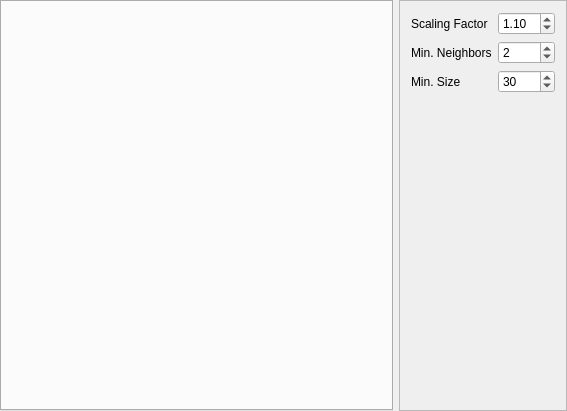
<?xml version="1.0" encoding="UTF-8"?>
<ui version="4.0">
 <class>MainWindow</class>
 <widget class="QMainWindow" name="MainWindow">
  <property name="geometry">
   <rect>
    <x>0</x>
    <y>0</y>
    <width>567</width>
    <height>411</height>
   </rect>
  </property>
  <property name="acceptDrops">
   <bool>true</bool>
  </property>
  <property name="windowTitle">
   <string>MainWindow</string>
  </property>
  <widget class="QWidget" name="centralWidget">
   <layout class="QGridLayout" name="gridLayout">
    <property name="leftMargin">
     <number>0</number>
    </property>
    <property name="topMargin">
     <number>0</number>
    </property>
    <property name="rightMargin">
     <number>0</number>
    </property>
    <property name="bottomMargin">
     <number>0</number>
    </property>
    <property name="horizontalSpacing">
     <number>6</number>
    </property>
    <property name="verticalSpacing">
     <number>0</number>
    </property>
    <item row="0" column="0">
     <widget class="QTabWidget" name="tabWidget">
      <property name="currentIndex">
       <number>-1</number>
      </property>
      <property name="elideMode">
       <enum>Qt::ElideLeft</enum>
      </property>
      <property name="tabsClosable">
       <bool>true</bool>
      </property>
      <property name="movable">
       <bool>true</bool>
      </property>
     </widget>
    </item>
    <item row="0" column="1">
     <widget class="QFrame" name="frame">
      <property name="frameShape">
       <enum>QFrame::StyledPanel</enum>
      </property>
      <property name="frameShadow">
       <enum>QFrame::Raised</enum>
      </property>
      <layout class="QGridLayout" name="gridLayout_2">
       <item row="0" column="0">
        <widget class="QLabel" name="label">
         <property name="text">
          <string>Scaling Factor</string>
         </property>
        </widget>
       </item>
       <item row="2" column="1">
        <widget class="QSpinBox" name="dbMinSize">
         <property name="maximum">
          <number>999</number>
         </property>
         <property name="value">
          <number>30</number>
         </property>
        </widget>
       </item>
       <item row="0" column="1">
        <widget class="QDoubleSpinBox" name="dbScalingFactor">
         <property name="maximum">
          <double>20.000000000000000</double>
         </property>
         <property name="value">
          <double>1.100000000000000</double>
         </property>
        </widget>
       </item>
       <item row="3" column="0" colspan="2">
        <spacer name="verticalSpacer">
         <property name="orientation">
          <enum>Qt::Vertical</enum>
         </property>
         <property name="sizeHint" stdset="0">
          <size>
           <width>20</width>
           <height>40</height>
          </size>
         </property>
        </spacer>
       </item>
       <item row="2" column="0">
        <widget class="QLabel" name="label_4">
         <property name="text">
          <string>Min. Size</string>
         </property>
        </widget>
       </item>
       <item row="1" column="1">
        <widget class="QSpinBox" name="dbMinNeighbors">
         <property name="value">
          <number>2</number>
         </property>
        </widget>
       </item>
       <item row="1" column="0">
        <widget class="QLabel" name="label_2">
         <property name="text">
          <string>Min. Neighbors</string>
         </property>
        </widget>
       </item>
      </layout>
     </widget>
    </item>
   </layout>
  </widget>
 </widget>
 <layoutdefault spacing="6" margin="11"/>
 <resources/>
 <connections/>
</ui>
